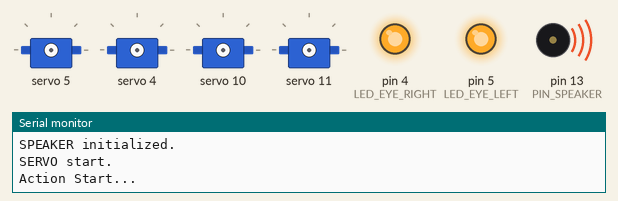
Recording of a sketch running on a simulated Arduino Uno, built with avr-gcc and run on an emulated ATmega328P. Shown: 4 × servo, output pins drawn as LEDs (lit = HIGH), buzzer (waves = sounding), the last lines printed to the serial monitor.

Above: at 0.1 s.
At 5.0 s:
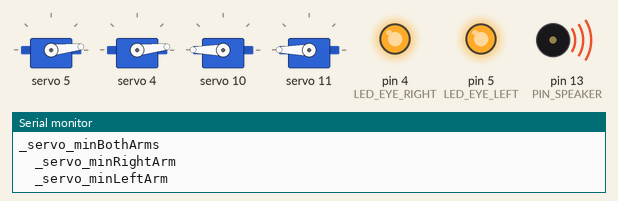
At 8.1 s:
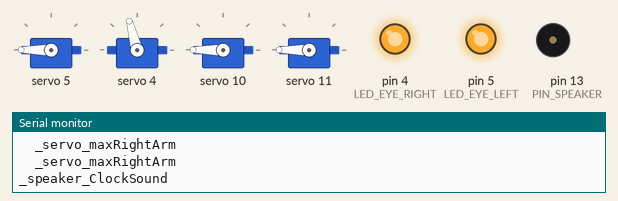
At 15.3 s:
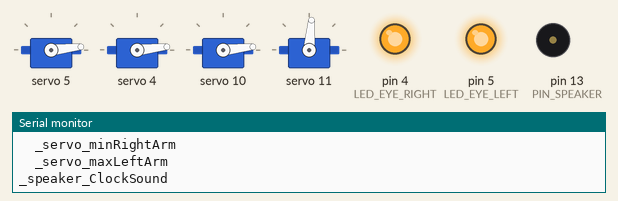
At 24.2 s:
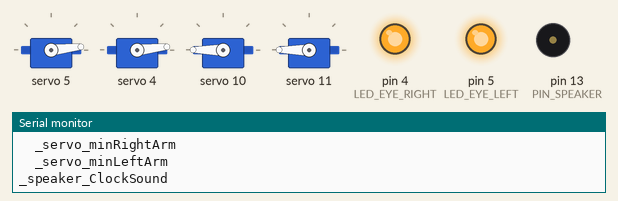
At 35.6 s:
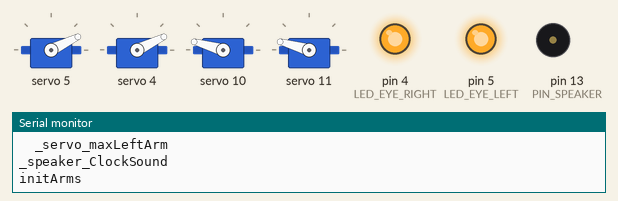
Timing chart, 0 to 40.0 s (numbered marks = the images above):
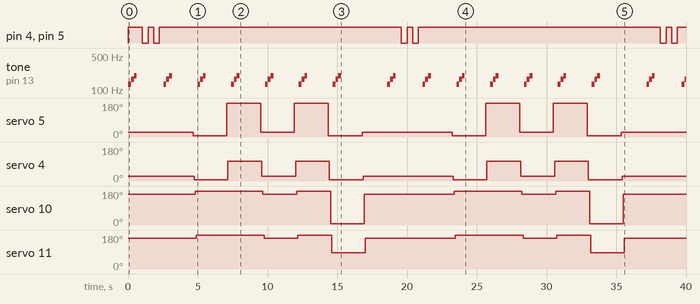

Measured:
- by itself, pin 4 (LED_EYE_RIGHT), pin 5 (LED_EYE_LEFT): repeats every 18.6 s: HIGH 0.40 s, LOW 0.40 s, HIGH 17.4 s, LOW 0.40 s
- by itself, servo 5: 26° → 6° at 4.7 s, → 180° 2.4 s later, → 26° 2.4 s later, → 180° 2.4 s later, … (12 changes in this stretch)
- by itself, servo 4: 26° → 6° at 4.7 s, → 105° 2.4 s later, → 26° 2.4 s later, → 105° 2.4 s later, … (12 changes in this stretch)
- by itself, servo 10: 164° → 180° at 4.8 s, → 164° 4.8 s later, → 180° 2.4 s later, → 6° 2.4 s later, … (10 changes in this stretch)
- by itself, servo 11: 164° → 180° at 4.9 s, → 164° 4.8 s later, → 180° 2.4 s later, → 85° 2.4 s later, … (10 changes in this stretch)
- by itself, tone on pin 13 (PIN_SPEAKER): plays 131 Hz for 0.20 s, 165 Hz for 0.20 s, 196 Hz for 0.20 s, 131 Hz for 0.20 s, 165 Hz for 0.20 s, 196 Hz for 0.20 s … (47 notes in this stretch)

The sketch:

RobotMain.ino
```cpp
/***********************************************************************************
 * [Main] ロボット制御メインプログラム
 *  このメインプログラムは、以下のサブプログラム群を呼び出し結合する事でロボット動作を実現します。
 *    - [Sub] led_eys.ino : LED制御
 *    - [Sub] servo.ino   : サーボ制御
 *    - [Sub] speaker.ino : スピーカー制御
 *  サブプログラムが公開する関数には以下の命名規約を設けます。
 *     _[モジュール名]_[関数名]
 *  サブプログラム間には依存関係を持たせず独立した構成とします。
 *                                                             @author  watanabe
 *                                                             @date    2019/06/26
 **********************************************************************************/

//-----------------------------
// 各種定義(共通 Mainファイル内)
//-----------------------------
#define CLOCK_TIME (1500) //ロボットのベースクロック(ms)

//------------------------------------------
//デバッグ用
// - 問題切り分けのため、ここの機能を無効化することができます
// - 本番動作では必ずコメントアウトしておく事
//------------------------------------------
//#define DISABLE_SOUND  //音を出さない
//#define DISABLE_RIGHT  //右腕を動かさない
//#define DISABLE_LEFT   //左腕を動かさない
//------------------------------------------


//----------------------------------------------------------------------
// セットアップ関数(起動時に１回だけ実行されます)
// the setup function runs once when you press reset or power the board
//----------------------------------------------------------------------
void setup() {

    Serial.begin(9600); // 9600bpsでシリアルポートを開く
    Serial.println("Main start."); //コンソールにメッセージを出力

    //[led_eyes]の初期化
    _led_eye_setup();
    //起動時に目を光らせます
    _led_eyes_ON();

    //[speaker]の初期化
    _speaker_setup();

    //[servo]の初期化
    _servo_setup();
}

//----------------------------------------------------------------------
// ループ関数(setup関数実行の後、無限回繰り返し実行されます)
// the loop function runs over and over again forever
//----------------------------------------------------------------------
void loop() {

    Serial.println("Action Start...");

    /****************************************
     *  ロボットの繰り返し動作プログラム
     *  全てのアクション時にクロック音を鳴らす
     * 1. 目を点滅させる
     * 2. 初期姿勢をとらせる
     * 3. 両腕をあげる
     * 4. 両腕を下げる
     * 5. 初期姿勢へ
     * 6. 右手だけ上げる
     * 7. 左手だけ上げる
     * 8. 初期姿勢に戻る
     *
     ****************************************/
    //++++++++++++++++++++++++++++++++++++++ ここから

    //動作クロック音
    _speaker_ClockSound();
    //LED点滅
    _led_eyes_Blink();

    _servo_initArms();     //初期姿勢
    _speaker_ClockSound();
    delay(CLOCK_TIME);
    _servo_minBothArms();  //両腕下げる
    _speaker_ClockSound();
    delay(CLOCK_TIME);
    _servo_maxBothArms();  //両腕上げる
    _speaker_ClockSound();
    delay(CLOCK_TIME);

    _servo_initArms();     //初期姿勢
    _speaker_ClockSound();
    delay(CLOCK_TIME);
    _servo_maxRightArm();  //右上げる
    _servo_minLeftArm();   //左下げる
    _speaker_ClockSound();
    delay(CLOCK_TIME);
    _servo_minRightArm();  //右下げる
    _servo_maxLeftArm();   //左上げる
    _speaker_ClockSound();
    delay(CLOCK_TIME);

    _servo_initArms();     //初期姿勢
    delay(CLOCK_TIME);

    //++++++++++++++++++++++++++++++++++++++ ここまで

    Serial.println("Action End...\n\n");
}
```

led_eyes.ino
```cpp
/********************************************************************
 * [Sub] LED 点滅プログラム
 *
 *                                                @author  watanabe
 *                                                @date    2019/06/26
 ********************************************************************/

//-------------------
// 各種定義
//-------------------
// PIN番号
#define LED_EYE_RIGHT (4) //D4 ロボットの右目
#define LED_EYE_LEFT  (5) //D5 ロボットの左目

// 点滅時間(ms)
#define BLINK_TIME (400)

//----------------------------------------------------------------------
// セットアップ関数
//----------------------------------------------------------------------
void _led_eye_setup() {
    pinMode( LED_EYE_RIGHT, OUTPUT );    //Pin(D4)を出力モードに設定
    pinMode( LED_EYE_LEFT, OUTPUT );     //Pin(D5)を出力モードに設定
    Serial.println("LED initialized.");
}

//----------------------------------------------------------------------
// LEDの目を光らせます
//----------------------------------------------------------------------
void _led_eyes_ON() {
    digitalWrite( LED_EYE_RIGHT, HIGH );  // turn the LED on (HIGH is the voltage level)
    digitalWrite( LED_EYE_LEFT, HIGH );   // turn the LED on (HIGH is the voltage level)
    Serial.println(__FUNCTION__);         //関数名を埋め込む. Serial.println("_led_eyes_ON");と同じ結果になる。
}

//----------------------------------------------------------------------
// LEDの目を消します　
//----------------------------------------------------------------------
void _led_eyes_OFF() {
    digitalWrite( LED_EYE_RIGHT, LOW );  // turn the LED on (HIGH is the voltage level)
    digitalWrite( LED_EYE_LEFT, LOW );   // turn the LED on (HIGH is the voltage level)
    Serial.println(__FUNCTION__);
}

//----------------------------------------------------------------------
// LEDの目を点滅させます　
//----------------------------------------------------------------------
void _led_eyes_Blink() {
    _led_eyes_ON();
    delay( BLINK_TIME );   // wait
    _led_eyes_OFF();
    delay( BLINK_TIME );   // wait
    _led_eyes_ON();
    delay( BLINK_TIME );   // wait
    _led_eyes_OFF();
    delay( BLINK_TIME );   // wait
    _led_eyes_ON();        // 光らせた状態をキープ
    //Serial.println(__FUNCTION__);
}
```

servo.ino
```cpp
/********************************************************************
 * [Sub] ロボット上半身サーボ制御プログラム
 *  PCA9685ボード用
 *
 *                                                @author  watanabe
 *                                                @date    2019/06/26
 ********************************************************************/
//-----------------------------
//外部ヘッダファイルの取り込み
//-----------------------------
#include <Wire.h>
#include <PCA9685.h>

//-------------------
// 各種定義
//-------------------
//PCA9685のアドレス指定
PCA9685 pwm = PCA9685(0x40);

//サーボ番号定義(PCA9685の接続ピン番号)
#define ARM_RIGHT_SHOULDER ( 5 )  // 左肩
#define ARM_RIGHT_ELBOW    ( 4 )  // 左ひじ
#define ARM_LEFT_SHOULDER  ( 10 )  // 右肩
#define ARM_LEFT_ELBOW     ( 11 )  // 右ひじ
/*
//TODO:下半身も同様に設定
#define LEG_RIGHT_ROOT ( 2 )  // 左足の付け根
#define LEG_RIGHT_KNEE ( 1 )  // 左膝
#define LEG_RIGHT_FOOT ( 0 )  // 左足首
#define LEG_LEFT_ROOT  ( 13 )  // 右足の付け根
#define LEG_LEFT_KNEE  ( 14 )  // 右膝
#define LEG_LEFT_FOOT  ( 15 )  // 右足首
*/

//サーボ初期設定(角度の可動範囲)
#define SERVOMIN ( 150 )    //最小パルス幅 (標準的なサーボパルスに設定)
#define SERVOMAX ( 600 )    //最大パルス幅 (標準的なサーボパルスに設定)

//サーボ初期姿勢定義
#define OFFSET_SHOULDER ( 20 ) //「気を付け」状態から、肩が背中側に曲がる角度
#define OFFSET_ARM      ( 20 ) //「気を付け」状態から、肘が内側　に曲がる角度

//----------------------------------------------------------------------
// セットアップ関数
//----------------------------------------------------------------------
void _servo_setup() {
    pwm.begin();                   //初期設定 (アドレス0x40用)
    pwm.setPWMFreq(60);            //PWM周期を60Hzに設定 (アドレス0x40用)
    Serial.println("SERVO start.");
}

//-------------------------------------------------------------------
// chで指定された番号のサーボをang度になるまで動かします。
// @param ch PCA9685のサーボ番号(0〜15)
// @param ang 角度（0～180）
//-------------------------------------------------------------------
void servo_write(int ch, int ang){
    ang = map(ang, 0, 180, SERVOMIN, SERVOMAX); //角度（0～180）をPWMのパルス幅（150～600）に変換
    pwm.setPWM(ch, 0, ang);
    delay(80); //wait 80ms
}

//-------------------------------------------------------------------
// 初期姿勢にします。
//-------------------------------------------------------------------
void _servo_initArms(){
    Serial.println("initArms");
    servo_write( ARM_RIGHT_SHOULDER,  0 + OFFSET_SHOULDER ); //肩は少し背中側に曲げる
    servo_write( ARM_RIGHT_ELBOW,     0 + OFFSET_ARM);       //肘も少し内側
    servo_write( ARM_LEFT_SHOULDER, 180 - OFFSET_SHOULDER ); //肩は少し背中側に曲げる
    servo_write( ARM_LEFT_ELBOW,    180 - OFFSET_ARM);       //肘も少し内側
    //TODO: 足の姿勢制御を追加
    //servo_write( LEG_RIGHT_ROOT,  XXXX ); //TODO
    //servo_write( LEG_RIGHT_KNEE,  XXXX ); //TODO
    //servo_write( LEG_RIGHT_FOOT,  XXXX ); //TODO
    //servo_write( LEG_LEFT_ROOT,   XXXX ); //TODO
    //servo_write( LEG_LEFT_KNEE,   XXXX ); //TODO
    //servo_write( LEG_LEFT_FOOT,   XXXX ); //TODO
}

//-------------------------------------------------------------------
// 右腕を最も下に下げた姿勢にします。(直立状態)
//-------------------------------------------------------------------
void _servo_minRightArm(){
#ifdef DISABLE_RIGHT
    return; //動かさない
#endif
    Serial.print("  ");            //インデントを付けてデバッグ情報を階層化する
    Serial.println(__FUNCTION__);  //関数名を埋め込む. Serial.println("minRightArm");と同じ結果になる。
    servo_write( ARM_RIGHT_SHOULDER,  0 );
    servo_write( ARM_RIGHT_ELBOW,     0 );
}

//-------------------------------------------------------------------
// 左腕を最も下に下げた姿勢にします。(直立状態)
//-------------------------------------------------------------------
void _servo_minLeftArm(){
#ifdef DISABLE_LEFT
    return; //動かさない
#endif
    Serial.print("  ");
    Serial.println(__FUNCTION__);
    servo_write( ARM_LEFT_SHOULDER, 180 );
    servo_write( ARM_LEFT_ELBOW,    180 );
}

//-------------------------------------------------------------------
// 右腕を最も上に上げた姿勢にします。
//-------------------------------------------------------------------
void _servo_maxRightArm(){
#ifdef DISABLE_RIGHT
    return; //動かさない
#endif
    Serial.print("  ");
    Serial.println(__FUNCTION__);
    servo_write( ARM_RIGHT_SHOULDER,  180 );
    servo_write( ARM_RIGHT_ELBOW,     100 );
}

//-------------------------------------------------------------------
// 左腕を最も上に上げた姿勢にします。
//-------------------------------------------------------------------
void _servo_maxLeftArm(){
#ifdef DISABLE_LEFT
    return; //動かさない
#endif
    Serial.print("  ");
    Serial.println(__FUNCTION__);
    servo_write( ARM_LEFT_SHOULDER, 0 );
    servo_write( ARM_LEFT_ELBOW,    80 );
}

//-------------------------------------------------------------------
// 両腕を最も下に下げた姿勢にします。(直立状態)
//-------------------------------------------------------------------
void _servo_minBothArms(){
    Serial.println(__FUNCTION__);
    _servo_minRightArm();
    _servo_minLeftArm();
}
//-------------------------------------------------------------------
// 両腕を最も上に挙げた姿勢にします。
//-------------------------------------------------------------------
void _servo_maxBothArms(){
    Serial.println(__FUNCTION__);
    _servo_maxRightArm();
    _servo_maxRightArm();
}
```

speaker.ino
```cpp
/********************************************************************
 * [Sub] 圧電スピーカー制御プログラム
 *
 *                                                @author  watanabe
 *                                                @date    2019/06/26
 ********************************************************************/

//-------------------
// 各種定義
//-------------------
// PIN番号
#define PIN_SPEAKER (13)  //D13 圧電スピーカのピン番号
// 音の長さ
#define SOUND_TIME (200) //200ms

// 音階(see. http://arduino.cc/en/Tutorial/tone)
// 以下は抜粋。かなり広い範囲の音を鳴らすことができる
#define FQ_DO (131) // ド
#define FQ_RE (147) // レ
#define FQ_MI (165) // ミ
#define FQ_FA (175) // ファ
#define FQ_SO (196) // ソ
#define FQ_RA (220) // ラ
#define FQ_SI (247) // シ

//----------------------------------------------------------------------
// セットアップ関数
//----------------------------------------------------------------------
void _speaker_setup() {
    Serial.println("SPEAKER initialized.");
}

//----------------------------------------------------------------------
// クロック音を鳴らします。
//----------------------------------------------------------------------
void _speaker_ClockSound() {
#ifdef DISABLE_SOUND
    return; //音を出さない
#endif
    tone( PIN_SPEAKER, FQ_DO, SOUND_TIME);  // ド
    delay( SOUND_TIME );                    // 音がなっている間待機
    tone( PIN_SPEAKER, FQ_MI, SOUND_TIME);  // ミ
    delay( SOUND_TIME);
    tone( PIN_SPEAKER, FQ_SO, SOUND_TIME);  // ソ
    delay( SOUND_TIME );
    Serial.println(__FUNCTION__);
}

//----------------------------------------------------------------------
// [Template] XXX音を鳴らします。
//----------------------------------------------------------------------
/*
void _speaker_XXXXSound() {
#ifdef DISABLE_SOUND
    return; //音を出さない
#endif
      //ここからメロディーを鳴らすプログラムを書く
//    tone( PIN_SPEAKER, FQ_DO, SOUND_TIME);  // ド
//    delay( SOUND_TIME );                    // 音がなっている間待機
    Serial.println(__FUNCTION__);
}
*/
```
